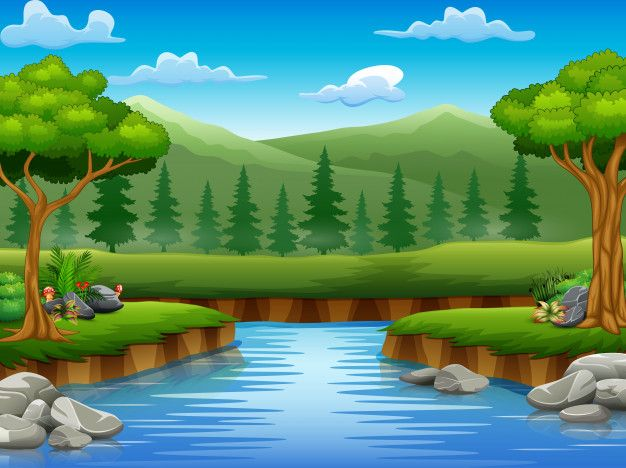
#> input picture 02_Probabilidad/07_Percepcion/paisaje.jpg, 626 x 468 px
$ python 003_Aristas_Segmentacion.py
#> lines starting #> are read from the running program, lines starting #| are printed output that depends on the picture; after the words box and inside, x2 and y2 are one past the last pixel; in counts of white or black regions, pixels touching at a corner belong together
import cv2
import numpy as np

# ASUMIMOS QUE LA IMAGEN YA FUE CARGADA CON ÉXITO
# Aquí se usa una imagen de prueba simple para asegurar la ejecución
# En tu código, simplemente usa la variable 'imagen' ya cargada.
try:
    imagen_color = cv2.imread("paisaje.jpg")
#> imagen_color is the input picture: shape (468, 626, 3); mean B, G, R 117.4, 145.5, 89.8
    if imagen_color is None:
        raise FileNotFoundError
except FileNotFoundError:
    # Crear una imagen de prueba si no se pudo cargar la real
    imagen_color = np.zeros((200, 200, 3), dtype=np.uint8)
    cv2.circle(imagen_color, (70, 100), 50, (255, 0, 0), -1)   # Círculo Azul
    cv2.circle(imagen_color, (130, 100), 50, (0, 0, 255), -1)  # Círculo Rojo
    cv2.circle(imagen_color, (100, 100), 30, (0, 255, 0), -1)  # Círculo Verde (se solapa)


# ----------------------------------------------------
# A. Detección de Bordes Canny (Para Contexto)
# ----------------------------------------------------
gris = cv2.cvtColor(imagen_color, cv2.COLOR_BGR2GRAY)
suavizada = cv2.GaussianBlur(gris, (5, 5), 0)
aristas_canny = cv2.Canny(suavizada, 50, 150)
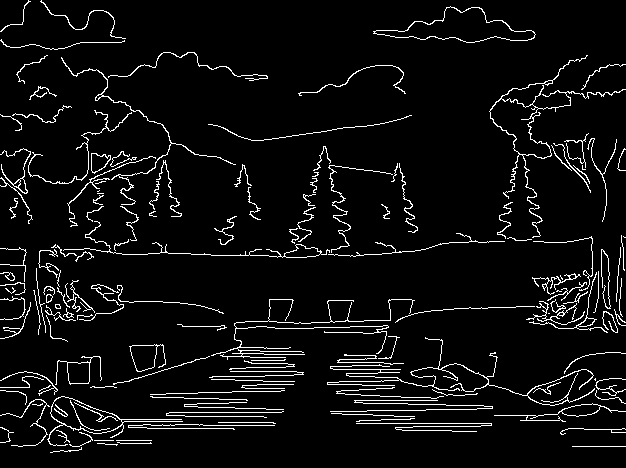
#> aristas_canny: shape (468, 626); 5.7% white in thin lines or dots
print(f"Bordes Canny detectados. Forma: {aristas_canny.shape}")
#| Bordes Canny detectados. Forma: (468, 626)


# ----------------------------------------------------
# B. Segmentación (Watershed - Cuenca Hidrográfica)
# ----------------------------------------------------

# PASO 1: Umbralización para obtener el fondo y el objeto principal
# Convertir a binario (fondo negro, objetos blancos)
_, umbral = cv2.threshold(gris, 0, 255, cv2.THRESH_BINARY_INV + cv2.THRESH_OTSU)
#> umbral: shape (468, 626); 71.6% white; 556 black regions (491 under 20 px), largest, box (x1, y1, x2, y2) and area: (58, 51, 582, 168) 34800, (128, 326, 493, 456) 22145, (0, 0, 126, 50) 3444

# PASO 2: Reducción de ruido morfológica
# Elimina los puntos blancos pequeños (ruido)
kernel = np.ones((3, 3), np.uint8)
apertura = cv2.morphologyEx(umbral, cv2.MORPH_OPEN, kernel, iterations=2)
#> apertura: shape (468, 626); 68.9% white; 126 black regions (98 under 20 px), largest, box (x1, y1, x2, y2) and area: (0, 0, 626, 172) 42260, (49, 326, 493, 456) 28982, (527, 353, 626, 405) 2837

# PASO 3: Definir la región de fondo (bg) y la región de primer plano (fg)
# El fondo seguro: dilatar la región abierta
fondo_seguro = cv2.dilate(apertura, kernel, iterations=3)
#> fondo_seguro: shape (468, 626); 78.2% white; 42 black regions (12 under 20 px), largest, box (x1, y1, x2, y2) and area: (69, 54, 565, 161) 31417, (193, 330, 445, 452) 19820, (0, 0, 111, 77) 2589

# El primer plano seguro (foreground): calcular la transformada de distancia
# Los píxeles muy lejos del fondo son el objeto seguro.
dist_transform = cv2.distanceTransform(apertura, cv2.DIST_L2, 5)
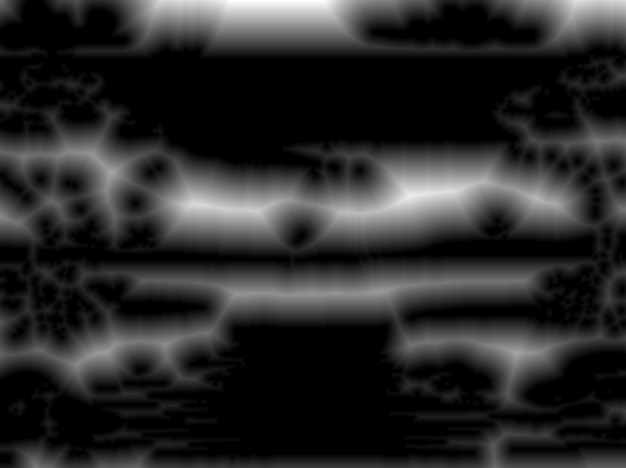
#> dist_transform: shape (468, 626) float32; min 0, max 59, mean 9.7; drawn with min black and max white
_, primer_plano_seguro = cv2.threshold(dist_transform, 0.7 * dist_transform.max(), 255, 0)
#> primer_plano_seguro: shape (468, 626) float32; 2.3% white; 5 white regions (1 under 20 px), largest, box (x1, y1, x2, y2) and area: (151, 0, 347, 18) 2838, (338, 181, 486, 216) 2150, (179, 194, 272, 217) 1206, (561, 0, 626, 14) 573
primer_plano_seguro = np.uint8(primer_plano_seguro)

# PASO 4: Crear los marcadores (markers)
# Los marcadores son la semilla que usará el algoritmo Watershed para crecer las regiones.
desconocido = cv2.subtract(fondo_seguro, primer_plano_seguro)
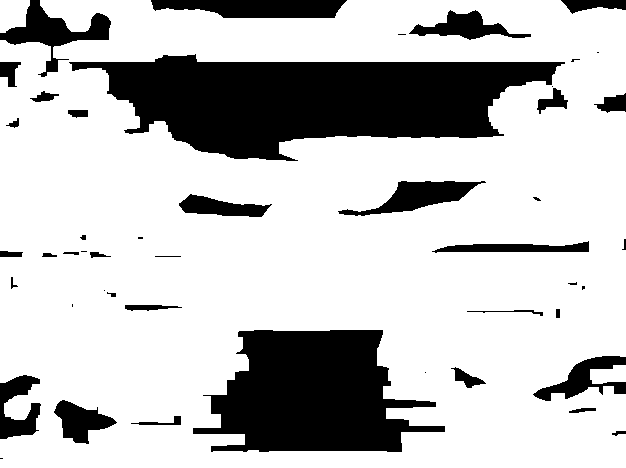
#> desconocido: shape (468, 626); 75.9% white; 47 black regions (13 under 20 px), largest, box (x1, y1, x2, y2) and area: (69, 54, 565, 161) 31417, (193, 330, 445, 452) 19820, (151, 0, 347, 18) 2838

# Etiquetar los objetos (segmentos) de manera única
_, marcadores = cv2.connectedComponents(primer_plano_seguro)
#> marcadores: shape (468, 626) int32; 6 distinct labels, from 0 to 5

# Sumar 1 a todos los marcadores para que el fondo no sea 0
marcadores = marcadores + 1
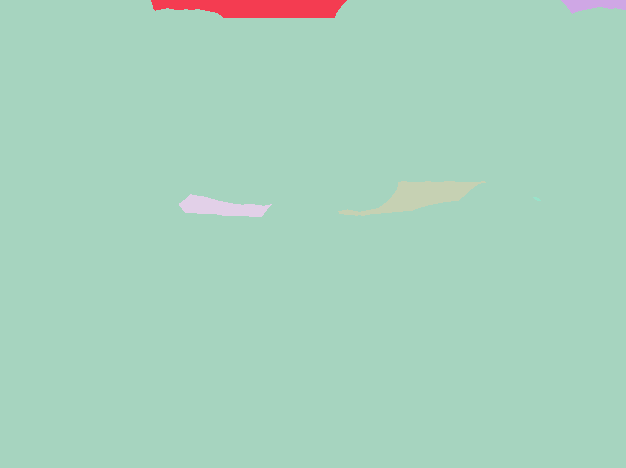
#> marcadores: shape (468, 626) int32; 6 distinct labels, from 1 to 6; one colour per label, 0 black

# Poner la región 'desconocida' (la cresta) en 0. Esta será la frontera.
marcadores[desconocido == 255] = 0
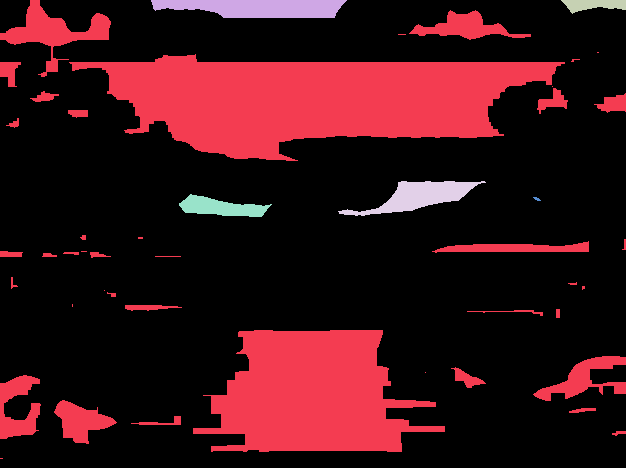
#> marcadores: shape (468, 626) int32; 7 distinct labels, from 0 to 6; one colour per label, 0 black

# PASO 5: Aplicar el algoritmo Watershed
marcadores = cv2.watershed(imagen_color, marcadores)
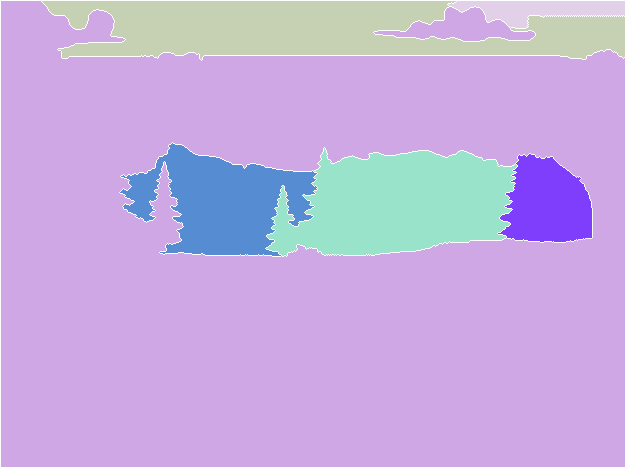
#> marcadores: shape (468, 626) int32; 7 distinct labels, from -1 to 6; one colour per label, 0 black, -1 white

# PASO 6: Visualizar los resultados de la segmentación
# Dibujar la frontera entre los objetos segmentados en color rojo
imagen_segmentada = imagen_color.copy()
imagen_segmentada[marcadores == -1] = [0, 0, 255] # La frontera es -1 (rojo)
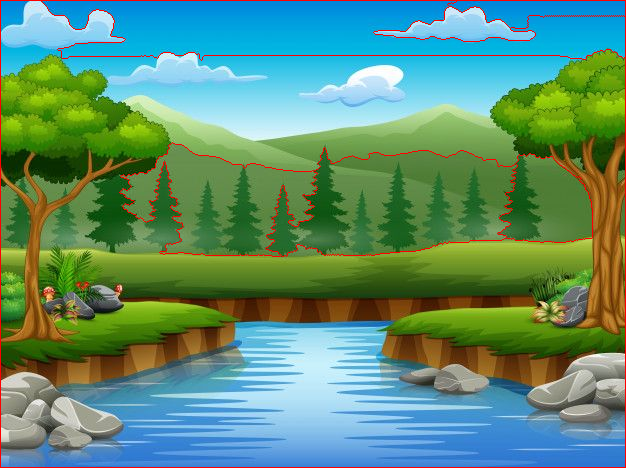
#> imagen_segmentada: shape (468, 626, 3); 1.75% of pixels changed, all inside (x1, y1, x2, y2) = (0, 0, 626, 468)


# ----------------------------------------------------
# Visualización
# ----------------------------------------------------

cv2.imshow("1 - Aristas (Canny)", aristas_canny)
cv2.imshow("2 - Segmentacion (Watershed)", imagen_segmentada)

print(f"Segmentación Watershed aplicada. Las fronteras segmentadas se marcan en rojo.")
cv2.waitKey(0)
cv2.destroyAllWindows()
